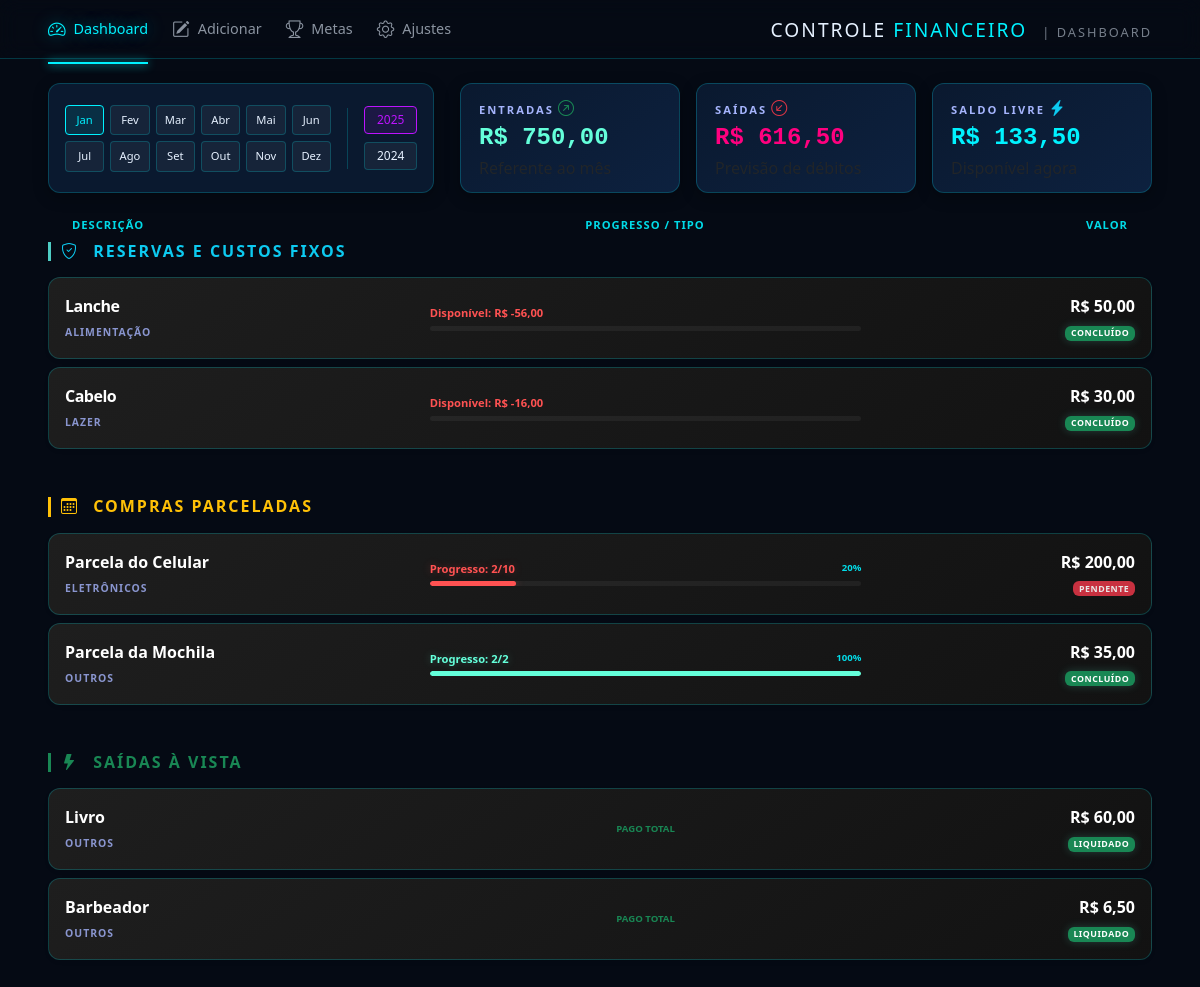
Before: / with the older database file.
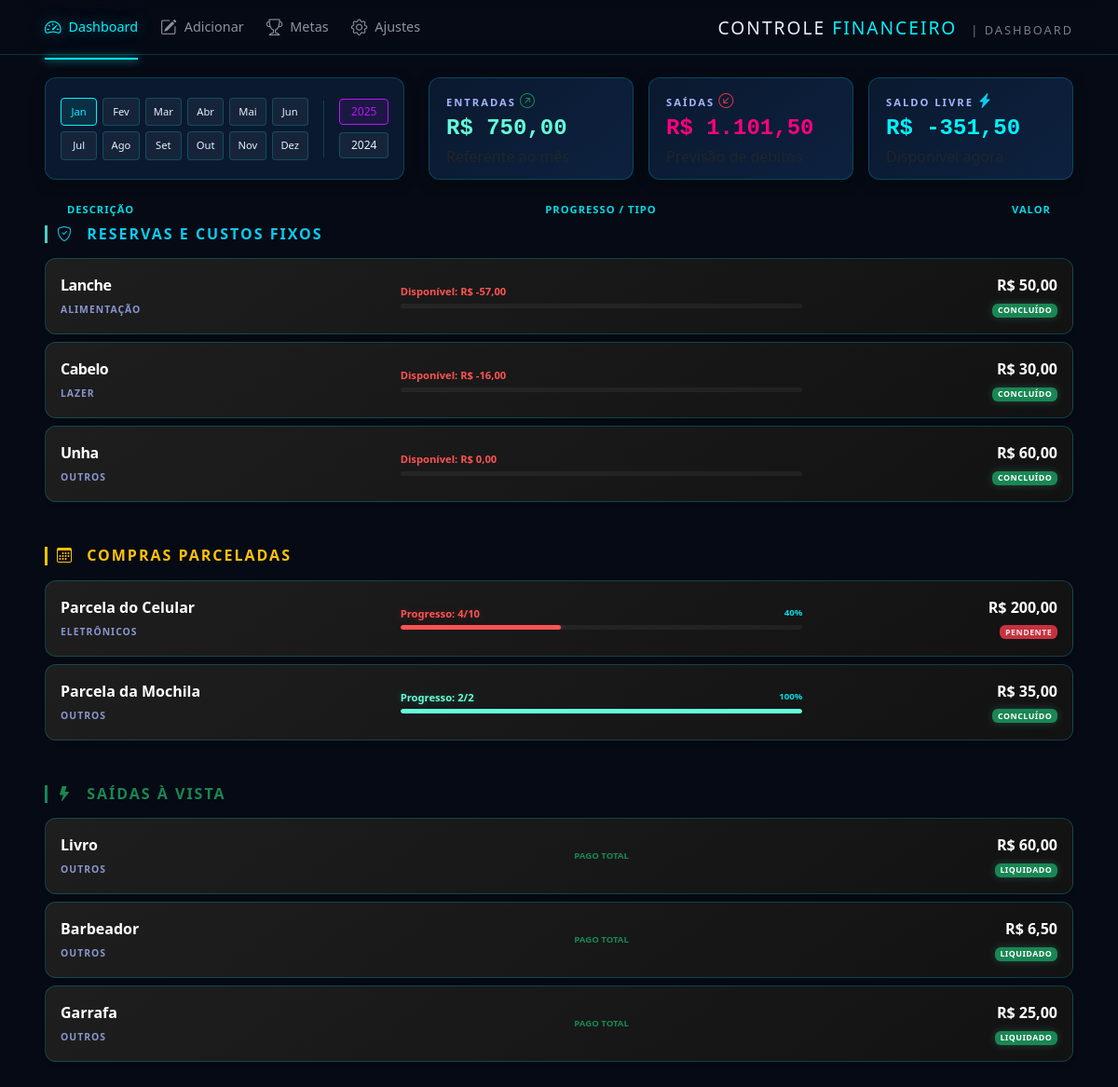
After: the same page with the newer database file.
### app.py (models this page shows)
class Gasto(db.Model):
    id = db.Column(db.Integer, primary_key=True)
    nome = db.Column(db.String(100), nullable=False)
    categoria = db.Column(db.String(50), nullable=False)
    valor_total = db.Column(db.Float, nullable=False) # Valor da Reserva ou Total
    valor_mensal = db.Column(db.Float, nullable=False) # Valor da Parcela
    valor_gasto_real = db.Column(db.Float, default=0.0) # Quanto já usou do envelope
    total_parcelas = db.Column(db.Integer, default=1)
    parcelas_pagas = db.Column(db.Integer, default=0)
    parcelas_reservadas = db.Column(db.Integer, default=0) # Adicione esta linha
    falta_pagar = db.Column(db.Float)
    tipo = db.Column(db.String(20)) # 'Fixo', 'Parcelado' ou 'Unico'
    status = db.Column(db.String(20), default='Pendente')

### app.py (the view)
@app.route('/')
def index():
    gastos = Gasto.query.all()
    ganhos = Ganho.query.all()
    total_recebido = sum(g.valor for g in ganhos)
    gastos_a_vista = sum(i.valor_total for i in gastos if i.tipo == 'Unico')
    reserva_envelopes = sum(i.valor_total for i in gastos if i.tipo == 'Fixo')
    total_parcelas_comprometidas = 0
    for item in gastos:
        if item.tipo == 'Parcelado':
            quantidade_fora_do_bolso = (item.parcelas_pagas or 0) + (item.parcelas_reservadas or 0)
            total_parcelas_comprometidas += (item.valor_mensal * quantidade_fora_do_bolso)
    total_saidas = gastos_a_vista + reserva_envelopes + total_parcelas_comprometidas
    saldo_real_livre = total_recebido - total_saidas
    return render_template('index.html',
                           gastos=gastos,
                           ganhos=ganhos,
                           saldo=saldo_real_livre,
                           total_entradas=total_recebido,
                           total_saidas=total_saidas)

### templates/index.html (shortened to what the changed rows need)
<!DOCTYPE html>
<html lang="pt-br">
<head>
    <link href="https://cdn.jsdelivr.net/npm/bootstrap@5.3.0/dist/css/bootstrap.min.css" rel="stylesheet">
    <link rel="stylesheet" href="https://cdn.jsdelivr.net/npm/bootstrap-icons@1.11.1/font/bootstrap-icons.css">
    <link rel="stylesheet" href="static/css/dashboard.css">
</head>
<body>
    <header class="header-main px-5 py-3">
        <nav class="d-flex justify-content-between align-items-center">
            <div class="titulo-pagina text-end">
                <h2 class="m-0 tracking-widest text-uppercase h4">
                    Controle <span style="color: var(--accent-cyan)">Financeiro</span>
                    <small class="ms-2 opacity-50" style="font-size: 0.8rem;">| Dashboard</small>
                </h2>
            </div>
        </nav>
    </header>
    <section id="dashboard-header" class="px-5 mt-4">
        <div class="d-flex align-items-stretch justify-content-between">
            <div class="painel-cards">
                <div class="d-flex gap-3 h-100">
                    <div class="card card-dashboard card-gastos" style="width: 220px;">
                        <div class="card-header-mini">
                            <span class="label">Saídas</span>
                            <i class="bi bi-arrow-down-left-circle text-danger"></i>
                        </div>
                        <div class="valor" id="gastos">R$ {{ "{:,.2f}".format(total_saidas |
                            default(0)).replace(',','v').replace('.', ',').replace('v', '.') }}</div>
                        <div class="card-footer-mini">Previsão de débitos</div>
                    </div>
                    <div class="card card-dashboard card-restante" style="width: 220px;">
                        <div class="card-header-mini">
                            <span class="label">Saldo Livre</span>
                            <i class="bi bi-lightning-charge-fill text-info"></i>
                        </div>
                        <div class="valor" id="restante">R$ {{ "{:,.2f}".format(saldo |
                            default(0)).replace(',','v').replace('.', ',').replace('v', '.') }}</div>
                        <div class="card-footer-mini">Disponível agora</div>
                    </div>
                </div>
            </div>
        </div>
    </section>
    <div id="itens-lista" class="mt-4 px-5">
        <div class="lista-transacoes">
            <div class="secao-financeira mb-5">
                {% for item in gastos if item.tipo == 'Fixo' %}
                <div class="card p-3 mb-2 bg-dark text-white border-0 shadow-sm"
                    onclick="abrirDetalhes('{{ item.id }}')"
                    style="cursor: pointer; border-radius: 12px; background: linear-gradient(145deg, #1e1e1e, #121212);">
                    <div class="row align-items-center">
                        <div class="col-4">
                            <strong class="d-block" style="letter-spacing: -0.5px;">{{ item.nome }}</strong>
                            <small
                                style="font-size: 0.65rem; color: #a5b4fc; text-transform: uppercase; letter-spacing: 1px; font-weight: 600; opacity: 0.8;">
                                {{ item.categoria }}
                            </small>
                        </div>
                        <div class="col-5">
                            {% set gasto_real = item.valor_gasto_real | default(0) %}
                            {% set disponivel = item.valor_total - gasto_real %}
                            {% set porcentagem_restante = (1 - (gasto_real / item.valor_total)) * 100 if
                            item.valor_total > 0 else 0 %}
                            {% if porcentagem_restante > 50 %}
                            {% set cor_status = "#64ffda" %} {% elif porcentagem_restante > 15 %}
                            {% set cor_status = "#ffc107" %} {% else %}
                            {% set cor_status = "#ff5252" %} {% endif %}
                            <div style="font-size: 0.7rem; font-weight: 600;"
                                class="mb-1 d-flex justify-content-between">
                                <span style="color: {{ cor_status }}; transition: 0.3s;">
                                    Disponível: R$ {{ "{:,.2f}".format(disponivel).replace('.', ',') }}
                                </span>
                            </div>
                            <div class="progress"
                                style="height: 5px; background: rgba(255,255,255,0.05); border-radius: 10px;">
                            </div>
                        </div>
                        <div class="col-3 text-end">
                            <div class="fw-bold" style="font-size: 1rem;">R$ {{
                                "{:,.2f}".format(item.valor_mensal).replace('.', ',') }}</div>
                            {% set gasto_total = item.valor_gasto_real | default(0) %}
                            {% set valor_limite = item.valor_total | default(0) %}
                            {% if gasto_total >= valor_limite and valor_limite > 0 %}
                            <span class="badge bg-success"
                                style="font-size: 0.55rem; text-transform: uppercase; letter-spacing: 0.5px; box-shadow: 0 0 10px rgba(100, 255, 218, 0.2);">
                                Concluído
                            </span>
                            {% else %}
                            <span class="badge bg-danger text-white"
                                style="font-size: 0.55rem; text-transform: uppercase; letter-spacing: 0.5px; opacity: 0.9;">
                                Pendente
                            </span>
                            {% endif %}
                        </div>
                    </div>
                </div>
                {% endfor %}
            </div>
            <div class="secao-financeira mb-5">
                {% for item in gastos if item.tipo == 'Parcelado' %}
                <div class="card p-3 mb-2 bg-dark text-white border-0 shadow-sm"
                    onclick="abrirDetalhes('{{ item.id }}')"
                    style="cursor: pointer; border-radius: 12px; background: linear-gradient(145deg, #1e1e1e, #121212);">
                    <div class="row align-items-center">
                        <div class="col-4">
                            <strong class="d-block">{{ item.nome }}</strong>
                            <small
                                style="font-size: 0.65rem; color: #a5b4fc; text-transform: uppercase; letter-spacing: 1px; font-weight: 600; opacity: 0.8;">
                                {{ item.categoria }}
                            </small>
                        </div>
                        <div class="col-5">
                            {% set total = item.total_parcelas | default(1) %}
                            {% set pagas = item.parcelas_pagas | default(0) %}
                            {% set porcentagem_paga = (pagas / total) * 100 %}
                            {% if porcentagem_paga == 100 %}
                            {% set cor_texto = "#64ffda" %} {% elif porcentagem_paga > 40 %}
                            {% set cor_texto = "#ffc107" %} {% else %}
                            {% set cor_texto = "#ff5252" %} {% endif %}
                            <div style="font-size: 0.7rem; font-weight: 700;"
                                class="mb-1 d-flex justify-content-between">
                                <span
                                    style="color: {{ cor_texto }}; transition: all 0.3s ease; text-shadow: 0 0 8px {{ cor_texto }}44;">
                                    Progresso: {{ pagas }}/{{ total }}
                                </span>
                                <span class="opacity-50" style="font-size: 0.6rem;">{{ porcentagem_paga|round|int
                                    }}%</span>
                            </div>
                            <div class="progress"
                                style="height: 5px; background: rgba(255,255,255,0.05); border-radius: 10px;">
                                <div class="progress-bar"
                                    style="width: {{ porcentagem_paga }}%; background-color: {{ cor_texto }}; transition: width 0.5s ease, background-color 0.5s ease; border-radius: 10px; box-shadow: 0 0 10px {{ cor_texto }}66;">
                                </div>
                            </div>
                        </div>
                        <div class="col-3 text-end">
                            <div class="fw-bold" style="font-size: 1rem;">R$ {{
                                "{:,.2f}".format(item.valor_mensal).replace('.', ',') }}</div>
                            {% set total_p = item.total_parcelas | default(1) %}
                            {% set pagas_p = item.parcelas_pagas | default(0) %}
                            {% if pagas_p >= total_p %}
                            <span class="badge bg-success"
                                style="font-size: 0.55rem; text-transform: uppercase; letter-spacing: 0.5px; box-shadow: 0 0 10px rgba(100, 255, 218, 0.2);">
                                Concluído
                            </span>
                            {% else %}
                            <span class="badge bg-danger text-white"
                                style="font-size: 0.55rem; text-transform: uppercase; letter-spacing: 0.5px; opacity: 0.9;">
                                Pendente
                            </span>
                            {% endif %}
                        </div>
                    </div>
                </div>
                {% endfor %}
            </div>
            <div class="secao-financeira mb-5">
                {% for item in gastos if item.tipo not in ['Fixo', 'Parcelado'] %}
                <div class="card p-3 mb-2 bg-dark text-white border-0 shadow-sm"
                    onclick="abrirDetalhes('{{ item.id }}')"
                    style="cursor: pointer; border-radius: 12px; background: linear-gradient(145deg, #1e1e1e, #121212);">
                    <div class="row align-items-center">
                        <div class="col-4">
                            <strong class="d-block">{{ item.nome }}</strong>
                            <small
                                style="font-size: 0.65rem; color: #a5b4fc; text-transform: uppercase; letter-spacing: 1px; font-weight: 600; opacity: 0.8;">
                                {{ item.categoria }}
                            </small>
                        </div>
                        <div class="col-5 text-center">
                            <small class="text-success fw-bold d-block" style="font-size: 0.6rem;">PAGO TOTAL</small>
                        </div>
                        <div class="col-3 text-end">
                            <div class="fw-bold" style="font-size: 1rem;">R$ {{
                                "{:,.2f}".format(item.valor_mensal).replace('.', ',') }}</div>
                            {% if item.status == 'Pago' %}
                            <span class="badge bg-success"
                                style="font-size: 0.55rem; text-transform: uppercase; letter-spacing: 0.5px; box-shadow: 0 0 10px rgba(100, 255, 218, 0.2);">
                                Liquidado
                            </span>
                            {% endif %}
                        </div>
                    </div>
                </div>
                {% endfor %}
            </div>
        </div>
    </div>
</body>
</html>

Changed rows visible on the page:
changed Gasto "Lanche": value "-56,00" → "-57,00"
added Gasto: nome "Unha", categoria "OUTROS", value "0,00", valor_mensal "60,00", valor_gasto_real "CONCLUÍDO", shown under "RESERVAS E CUSTOS FIXOS"
changed Gasto "Parcela do Celular": parcelas_pagas "2" → "4"; porcentagem_paga "20" → "40"; {{ porcentagem_paga }} 20.0 → 40.0 (drawn)
added Gasto: nome "Garrafa", categoria "OUTROS", valor_mensal "25,00", status "LIQUIDADO", shown under "SAÍDAS À VISTA"
Other visible differences:
text no longer shown: "616,50 133,50"
text now shown: "1.101,50 -351,50"
